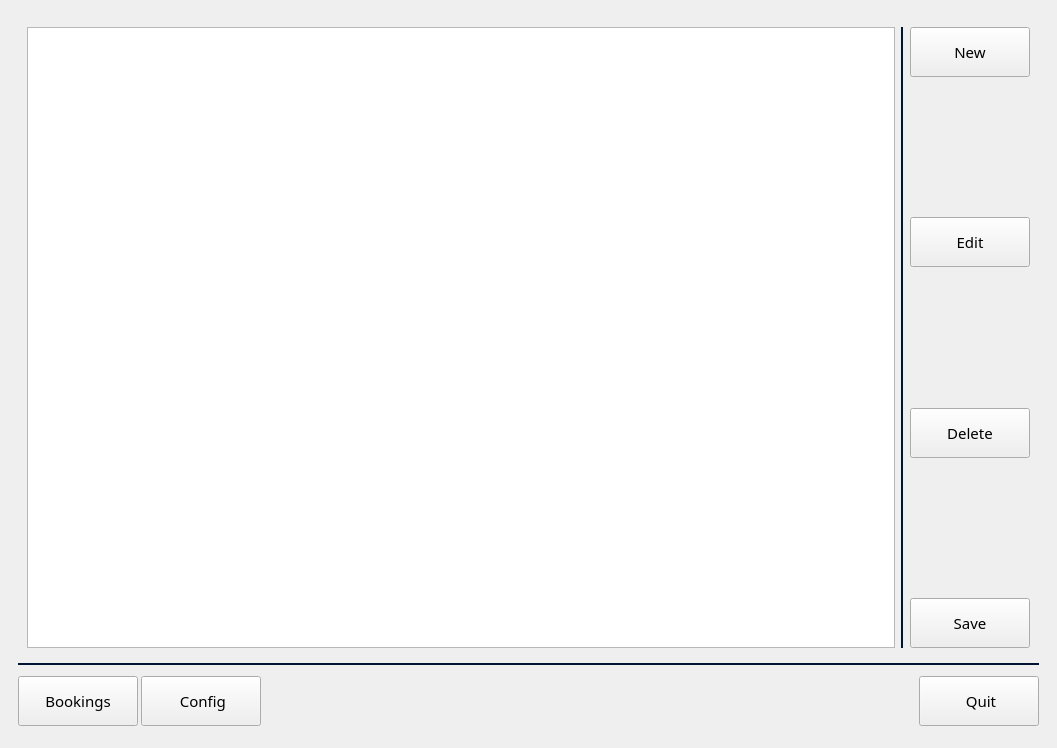
<?xml version="1.0" encoding="UTF-8"?>
<ui version="4.0">
 <class>QBudgetBookMainWindow</class>
 <widget class="QMainWindow" name="QBudgetBookMainWindow">
  <property name="geometry">
   <rect>
    <x>0</x>
    <y>0</y>
    <width>1057</width>
    <height>748</height>
   </rect>
  </property>
  <property name="sizePolicy">
   <sizepolicy hsizetype="Preferred" vsizetype="Preferred">
    <horstretch>0</horstretch>
    <verstretch>0</verstretch>
   </sizepolicy>
  </property>
  <property name="windowTitle">
   <string>Budget Book</string>
  </property>
  <property name="windowIcon">
   <iconset>
    <normaloff>:/resources/icons/logo_qbudgetbook.ico</normaloff>:/resources/icons/logo_qbudgetbook.ico</iconset>
  </property>
  <property name="styleSheet">
   <string notr="true"/>
  </property>
  <widget class="QWidget" name="centralwidget">
   <property name="sizePolicy">
    <sizepolicy hsizetype="Preferred" vsizetype="Preferred">
     <horstretch>0</horstretch>
     <verstretch>0</verstretch>
    </sizepolicy>
   </property>
   <layout class="QVBoxLayout" name="verticalLayout_3">
    <item>
     <widget class="QFrame" name="frame">
      <property name="sizePolicy">
       <sizepolicy hsizetype="Expanding" vsizetype="Preferred">
        <horstretch>0</horstretch>
        <verstretch>0</verstretch>
       </sizepolicy>
      </property>
      <property name="frameShape">
       <enum>QFrame::NoFrame</enum>
      </property>
      <property name="frameShadow">
       <enum>QFrame::Raised</enum>
      </property>
      <layout class="QVBoxLayout" name="verticalLayout_5">
       <item>
        <widget class="QStackedWidget" name="stackScreen">
         <property name="sizePolicy">
          <sizepolicy hsizetype="Expanding" vsizetype="Expanding">
           <horstretch>0</horstretch>
           <verstretch>0</verstretch>
          </sizepolicy>
         </property>
         <property name="minimumSize">
          <size>
           <width>1006</width>
           <height>560</height>
          </size>
         </property>
         <property name="maximumSize">
          <size>
           <width>16777215</width>
           <height>16777215</height>
          </size>
         </property>
         <property name="styleSheet">
          <string notr="true"/>
         </property>
         <property name="currentIndex">
          <number>0</number>
         </property>
         <widget class="QWidget" name="pageBooking">
          <layout class="QVBoxLayout" name="verticalLayout_4">
           <item>
            <layout class="QHBoxLayout" name="horizontalLayout_4">
             <item>
              <widget class="QTableView" name="tv_booking">
               <property name="editTriggers">
                <set>QAbstractItemView::AllEditTriggers</set>
               </property>
               <property name="selectionMode">
                <enum>QAbstractItemView::SingleSelection</enum>
               </property>
               <property name="selectionBehavior">
                <enum>QAbstractItemView::SelectRows</enum>
               </property>
               <property name="cornerButtonEnabled">
                <bool>false</bool>
               </property>
              </widget>
             </item>
             <item>
              <widget class="Line" name="line">
               <property name="styleSheet">
                <string notr="true">color: rgb(0, 21, 51);</string>
               </property>
               <property name="frameShadow">
                <enum>QFrame::Plain</enum>
               </property>
               <property name="lineWidth">
                <number>2</number>
               </property>
               <property name="orientation">
                <enum>Qt::Vertical</enum>
               </property>
              </widget>
             </item>
             <item>
              <layout class="QVBoxLayout" name="verticalLayout_2">
               <item>
                <widget class="QPushButton" name="b_newBooking">
                 <property name="sizePolicy">
                  <sizepolicy hsizetype="Fixed" vsizetype="Fixed">
                   <horstretch>0</horstretch>
                   <verstretch>0</verstretch>
                  </sizepolicy>
                 </property>
                 <property name="minimumSize">
                  <size>
                   <width>120</width>
                   <height>50</height>
                  </size>
                 </property>
                 <property name="maximumSize">
                  <size>
                   <width>120</width>
                   <height>50</height>
                  </size>
                 </property>
                 <property name="font">
                  <font>
                   <family>Century Gothic</family>
                   <pointsize>11</pointsize>
                  </font>
                 </property>
                 <property name="focusPolicy">
                  <enum>Qt::NoFocus</enum>
                 </property>
                 <property name="styleSheet">
                  <string notr="true"/>
                 </property>
                 <property name="text">
                  <string>New</string>
                 </property>
                 <property name="iconSize">
                  <size>
                   <width>21</width>
                   <height>21</height>
                  </size>
                 </property>
                 <property name="checkable">
                  <bool>true</bool>
                 </property>
                 <property name="autoDefault">
                  <bool>true</bool>
                 </property>
                 <property name="default">
                  <bool>false</bool>
                 </property>
                 <property name="flat">
                  <bool>false</bool>
                 </property>
                </widget>
               </item>
               <item>
                <spacer name="verticalSpacer_4">
                 <property name="orientation">
                  <enum>Qt::Vertical</enum>
                 </property>
                 <property name="sizeHint" stdset="0">
                  <size>
                   <width>20</width>
                   <height>40</height>
                  </size>
                 </property>
                </spacer>
               </item>
               <item>
                <widget class="QPushButton" name="b_editBooking">
                 <property name="sizePolicy">
                  <sizepolicy hsizetype="Fixed" vsizetype="Fixed">
                   <horstretch>0</horstretch>
                   <verstretch>0</verstretch>
                  </sizepolicy>
                 </property>
                 <property name="minimumSize">
                  <size>
                   <width>120</width>
                   <height>50</height>
                  </size>
                 </property>
                 <property name="maximumSize">
                  <size>
                   <width>120</width>
                   <height>50</height>
                  </size>
                 </property>
                 <property name="font">
                  <font>
                   <family>Century Gothic</family>
                   <pointsize>11</pointsize>
                  </font>
                 </property>
                 <property name="focusPolicy">
                  <enum>Qt::NoFocus</enum>
                 </property>
                 <property name="styleSheet">
                  <string notr="true"/>
                 </property>
                 <property name="text">
                  <string>Edit</string>
                 </property>
                 <property name="iconSize">
                  <size>
                   <width>21</width>
                   <height>21</height>
                  </size>
                 </property>
                 <property name="checkable">
                  <bool>true</bool>
                 </property>
                 <property name="autoDefault">
                  <bool>true</bool>
                 </property>
                 <property name="default">
                  <bool>false</bool>
                 </property>
                 <property name="flat">
                  <bool>false</bool>
                 </property>
                </widget>
               </item>
               <item>
                <spacer name="verticalSpacer_3">
                 <property name="orientation">
                  <enum>Qt::Vertical</enum>
                 </property>
                 <property name="sizeHint" stdset="0">
                  <size>
                   <width>20</width>
                   <height>18</height>
                  </size>
                 </property>
                </spacer>
               </item>
               <item>
                <widget class="QPushButton" name="b_deleteBooking">
                 <property name="sizePolicy">
                  <sizepolicy hsizetype="Fixed" vsizetype="Fixed">
                   <horstretch>0</horstretch>
                   <verstretch>0</verstretch>
                  </sizepolicy>
                 </property>
                 <property name="minimumSize">
                  <size>
                   <width>120</width>
                   <height>50</height>
                  </size>
                 </property>
                 <property name="maximumSize">
                  <size>
                   <width>120</width>
                   <height>50</height>
                  </size>
                 </property>
                 <property name="font">
                  <font>
                   <family>Century Gothic</family>
                   <pointsize>11</pointsize>
                  </font>
                 </property>
                 <property name="focusPolicy">
                  <enum>Qt::NoFocus</enum>
                 </property>
                 <property name="styleSheet">
                  <string notr="true"/>
                 </property>
                 <property name="text">
                  <string>Delete</string>
                 </property>
                 <property name="iconSize">
                  <size>
                   <width>21</width>
                   <height>21</height>
                  </size>
                 </property>
                 <property name="checkable">
                  <bool>true</bool>
                 </property>
                 <property name="autoDefault">
                  <bool>true</bool>
                 </property>
                 <property name="default">
                  <bool>false</bool>
                 </property>
                 <property name="flat">
                  <bool>false</bool>
                 </property>
                </widget>
               </item>
               <item>
                <spacer name="verticalSpacer_2">
                 <property name="orientation">
                  <enum>Qt::Vertical</enum>
                 </property>
                 <property name="sizeHint" stdset="0">
                  <size>
                   <width>20</width>
                   <height>40</height>
                  </size>
                 </property>
                </spacer>
               </item>
               <item>
                <widget class="QPushButton" name="b_saveBooking">
                 <property name="minimumSize">
                  <size>
                   <width>120</width>
                   <height>50</height>
                  </size>
                 </property>
                 <property name="maximumSize">
                  <size>
                   <width>120</width>
                   <height>50</height>
                  </size>
                 </property>
                 <property name="font">
                  <font>
                   <family>Century Gothic</family>
                   <pointsize>11</pointsize>
                  </font>
                 </property>
                 <property name="text">
                  <string>Save</string>
                 </property>
                </widget>
               </item>
              </layout>
             </item>
            </layout>
           </item>
          </layout>
         </widget>
         <widget class="QWidget" name="pageConfig">
          <layout class="QVBoxLayout" name="verticalLayout">
           <item>
            <layout class="QHBoxLayout" name="horizontalLayout_2">
             <item>
              <widget class="QPushButton" name="b_open">
               <property name="sizePolicy">
                <sizepolicy hsizetype="Fixed" vsizetype="Fixed">
                 <horstretch>0</horstretch>
                 <verstretch>0</verstretch>
                </sizepolicy>
               </property>
               <property name="minimumSize">
                <size>
                 <width>120</width>
                 <height>50</height>
                </size>
               </property>
               <property name="maximumSize">
                <size>
                 <width>120</width>
                 <height>50</height>
                </size>
               </property>
               <property name="font">
                <font>
                 <family>Century Gothic</family>
                 <pointsize>11</pointsize>
                </font>
               </property>
               <property name="focusPolicy">
                <enum>Qt::NoFocus</enum>
               </property>
               <property name="styleSheet">
                <string notr="true"/>
               </property>
               <property name="text">
                <string>Open</string>
               </property>
               <property name="iconSize">
                <size>
                 <width>18</width>
                 <height>18</height>
                </size>
               </property>
               <property name="checkable">
                <bool>true</bool>
               </property>
               <property name="autoDefault">
                <bool>true</bool>
               </property>
               <property name="default">
                <bool>false</bool>
               </property>
              </widget>
             </item>
             <item>
              <spacer name="horizontalSpacer">
               <property name="orientation">
                <enum>Qt::Horizontal</enum>
               </property>
               <property name="sizeHint" stdset="0">
                <size>
                 <width>40</width>
                 <height>20</height>
                </size>
               </property>
              </spacer>
             </item>
            </layout>
           </item>
           <item>
            <layout class="QHBoxLayout" name="horizontalLayout_3">
             <item>
              <widget class="QPushButton" name="b_new">
               <property name="sizePolicy">
                <sizepolicy hsizetype="Fixed" vsizetype="Fixed">
                 <horstretch>0</horstretch>
                 <verstretch>0</verstretch>
                </sizepolicy>
               </property>
               <property name="minimumSize">
                <size>
                 <width>120</width>
                 <height>50</height>
                </size>
               </property>
               <property name="maximumSize">
                <size>
                 <width>120</width>
                 <height>50</height>
                </size>
               </property>
               <property name="font">
                <font>
                 <family>Century Gothic</family>
                 <pointsize>11</pointsize>
                </font>
               </property>
               <property name="focusPolicy">
                <enum>Qt::NoFocus</enum>
               </property>
               <property name="styleSheet">
                <string notr="true"/>
               </property>
               <property name="text">
                <string>New</string>
               </property>
               <property name="iconSize">
                <size>
                 <width>18</width>
                 <height>18</height>
                </size>
               </property>
               <property name="checkable">
                <bool>true</bool>
               </property>
               <property name="autoDefault">
                <bool>true</bool>
               </property>
               <property name="default">
                <bool>false</bool>
               </property>
              </widget>
             </item>
             <item>
              <spacer name="horizontalSpacer_2">
               <property name="orientation">
                <enum>Qt::Horizontal</enum>
               </property>
               <property name="sizeHint" stdset="0">
                <size>
                 <width>40</width>
                 <height>20</height>
                </size>
               </property>
              </spacer>
             </item>
            </layout>
           </item>
           <item>
            <spacer name="verticalSpacer">
             <property name="orientation">
              <enum>Qt::Vertical</enum>
             </property>
             <property name="sizeHint" stdset="0">
              <size>
               <width>20</width>
               <height>40</height>
              </size>
             </property>
            </spacer>
           </item>
          </layout>
         </widget>
        </widget>
       </item>
       <item>
        <widget class="Line" name="line_bottom">
         <property name="sizePolicy">
          <sizepolicy hsizetype="MinimumExpanding" vsizetype="Fixed">
           <horstretch>0</horstretch>
           <verstretch>0</verstretch>
          </sizepolicy>
         </property>
         <property name="minimumSize">
          <size>
           <width>1012</width>
           <height>3</height>
          </size>
         </property>
         <property name="styleSheet">
          <string notr="true">color: rgb(0, 21, 51);</string>
         </property>
         <property name="frameShadow">
          <enum>QFrame::Plain</enum>
         </property>
         <property name="lineWidth">
          <number>2</number>
         </property>
         <property name="orientation">
          <enum>Qt::Horizontal</enum>
         </property>
        </widget>
       </item>
       <item>
        <layout class="QHBoxLayout" name="horizontalLayout">
         <property name="spacing">
          <number>3</number>
         </property>
         <property name="topMargin">
          <number>3</number>
         </property>
         <property name="bottomMargin">
          <number>3</number>
         </property>
         <item>
          <widget class="QPushButton" name="b_booking">
           <property name="sizePolicy">
            <sizepolicy hsizetype="Fixed" vsizetype="Fixed">
             <horstretch>0</horstretch>
             <verstretch>0</verstretch>
            </sizepolicy>
           </property>
           <property name="minimumSize">
            <size>
             <width>120</width>
             <height>50</height>
            </size>
           </property>
           <property name="maximumSize">
            <size>
             <width>120</width>
             <height>50</height>
            </size>
           </property>
           <property name="font">
            <font>
             <family>Century Gothic</family>
             <pointsize>11</pointsize>
            </font>
           </property>
           <property name="focusPolicy">
            <enum>Qt::NoFocus</enum>
           </property>
           <property name="styleSheet">
            <string notr="true"/>
           </property>
           <property name="text">
            <string>Bookings</string>
           </property>
           <property name="icon">
            <iconset resource="../../../QBudgetBook.qrc">
             <normaloff>:/resources/icons/booking.png</normaloff>:/resources/icons/booking.png</iconset>
           </property>
           <property name="iconSize">
            <size>
             <width>21</width>
             <height>21</height>
            </size>
           </property>
           <property name="checkable">
            <bool>true</bool>
           </property>
           <property name="autoDefault">
            <bool>true</bool>
           </property>
           <property name="default">
            <bool>false</bool>
           </property>
           <property name="flat">
            <bool>false</bool>
           </property>
          </widget>
         </item>
         <item>
          <widget class="QPushButton" name="b_config">
           <property name="sizePolicy">
            <sizepolicy hsizetype="Fixed" vsizetype="Fixed">
             <horstretch>0</horstretch>
             <verstretch>0</verstretch>
            </sizepolicy>
           </property>
           <property name="minimumSize">
            <size>
             <width>120</width>
             <height>50</height>
            </size>
           </property>
           <property name="maximumSize">
            <size>
             <width>120</width>
             <height>50</height>
            </size>
           </property>
           <property name="font">
            <font>
             <family>Century Gothic</family>
             <pointsize>11</pointsize>
            </font>
           </property>
           <property name="focusPolicy">
            <enum>Qt::NoFocus</enum>
           </property>
           <property name="styleSheet">
            <string notr="true"/>
           </property>
           <property name="text">
            <string> Config</string>
           </property>
           <property name="icon">
            <iconset resource="../../../QBudgetBook.qrc">
             <normaloff>:/resources/icons/configuration.png</normaloff>:/resources/icons/configuration.png</iconset>
           </property>
           <property name="iconSize">
            <size>
             <width>18</width>
             <height>18</height>
            </size>
           </property>
           <property name="checkable">
            <bool>true</bool>
           </property>
           <property name="autoDefault">
            <bool>true</bool>
           </property>
           <property name="default">
            <bool>false</bool>
           </property>
          </widget>
         </item>
         <item>
          <spacer name="horizontalSpacer_3">
           <property name="orientation">
            <enum>Qt::Horizontal</enum>
           </property>
           <property name="sizeType">
            <enum>QSizePolicy::Fixed</enum>
           </property>
           <property name="sizeHint" stdset="0">
            <size>
             <width>20</width>
             <height>20</height>
            </size>
           </property>
          </spacer>
         </item>
         <item>
          <widget class="QLabel" name="l_textInfo">
           <property name="sizePolicy">
            <sizepolicy hsizetype="Preferred" vsizetype="Fixed">
             <horstretch>0</horstretch>
             <verstretch>0</verstretch>
            </sizepolicy>
           </property>
           <property name="minimumSize">
            <size>
             <width>0</width>
             <height>52</height>
            </size>
           </property>
           <property name="maximumSize">
            <size>
             <width>16777215</width>
             <height>52</height>
            </size>
           </property>
           <property name="font">
            <font>
             <family>Century Gothic</family>
             <pointsize>11</pointsize>
             <weight>75</weight>
             <bold>true</bold>
            </font>
           </property>
           <property name="text">
            <string/>
           </property>
          </widget>
         </item>
         <item>
          <spacer name="horizontalSpacer_6">
           <property name="orientation">
            <enum>Qt::Horizontal</enum>
           </property>
           <property name="sizeHint" stdset="0">
            <size>
             <width>20</width>
             <height>20</height>
            </size>
           </property>
          </spacer>
         </item>
         <item>
          <widget class="QPushButton" name="b_quit">
           <property name="sizePolicy">
            <sizepolicy hsizetype="Fixed" vsizetype="Fixed">
             <horstretch>0</horstretch>
             <verstretch>0</verstretch>
            </sizepolicy>
           </property>
           <property name="minimumSize">
            <size>
             <width>120</width>
             <height>50</height>
            </size>
           </property>
           <property name="maximumSize">
            <size>
             <width>120</width>
             <height>50</height>
            </size>
           </property>
           <property name="font">
            <font>
             <family>Century Gothic</family>
             <pointsize>11</pointsize>
            </font>
           </property>
           <property name="focusPolicy">
            <enum>Qt::NoFocus</enum>
           </property>
           <property name="autoFillBackground">
            <bool>false</bool>
           </property>
           <property name="styleSheet">
            <string notr="true"/>
           </property>
           <property name="text">
            <string> Quit</string>
           </property>
           <property name="icon">
            <iconset resource="../../../QBudgetBook.qrc">
             <normaloff>:/resources/icons/quit.png</normaloff>:/resources/icons/quit.png</iconset>
           </property>
           <property name="iconSize">
            <size>
             <width>17</width>
             <height>17</height>
            </size>
           </property>
           <property name="autoDefault">
            <bool>true</bool>
           </property>
           <property name="default">
            <bool>false</bool>
           </property>
          </widget>
         </item>
        </layout>
       </item>
      </layout>
     </widget>
    </item>
   </layout>
  </widget>
 </widget>
 <resources>
  <include location="../../../QBudgetBook.qrc"/>
 </resources>
 <connections/>
 <slots>
  <slot>actualizeButtonsRegardingScreen(int)</slot>
  <slot>showLoginScreen()</slot>
  <slot>showConfigScreen()</slot>
  <slot>showMeasurementScreen()</slot>
  <slot>showLogScreen()</slot>
  <slot>showProjectScreen()</slot>
 </slots>
</ui>
